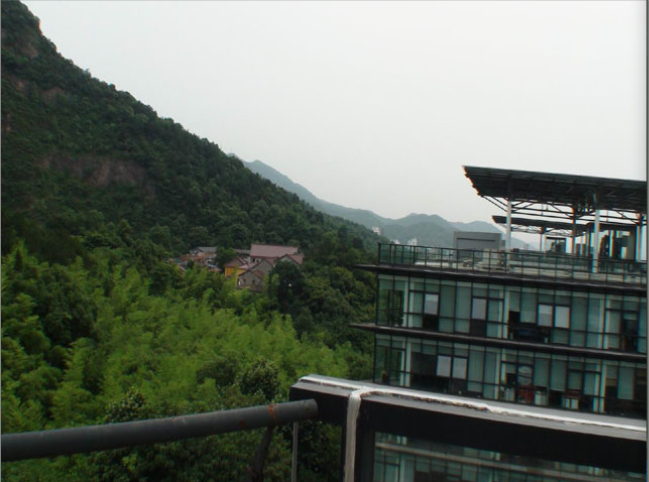
//> input picture BOF/SIFT/SIFT/p2.png, 649 x 482 px
$ ./main   (built with g++ and OpenCV 4, older OpenCV classes emulated)
//> lines starting //> are read from the running program, lines starting //| are printed output that depends on the picture
#include "highgui/highgui.hpp"
#include "opencv2/nonfree/nonfree.hpp"
#include "opencv2/legacy/legacy.hpp"
#include <iostream>

using namespace cv;
using namespace std;
int main()
{
	//读取原图
	Mat srcimg1, srcimg2;
	srcimg1 = imread("p2.png");
//> srcimg1 is the input picture: 482 rows x 649 cols, CV_8UC3; mean B, G, R 104.6, 114.2, 106.6
	srcimg2 = imread("p1.png");
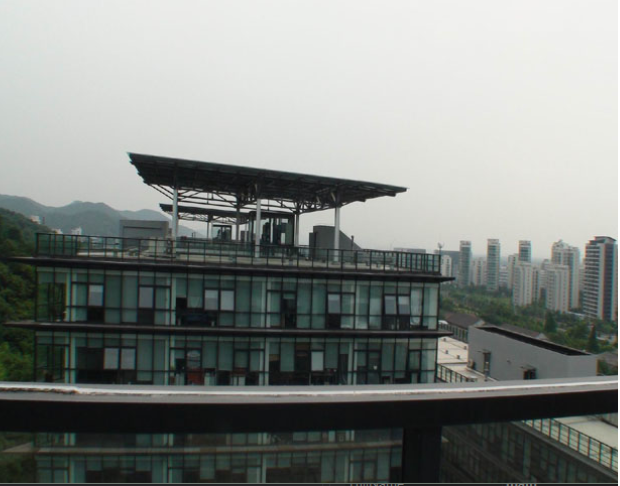
//> input picture BOF/SIFT/SIFT/p1.png, 620 x 486 px
//> srcimg2 is the input picture: 486 rows x 620 cols, CV_8UC3; mean B, G, R 131, 134.5, 130.2

	//灰度转化
	Mat grayimg1, grayimg2;
	cvtColor(srcimg1,grayimg1,CV_RGB2GRAY);
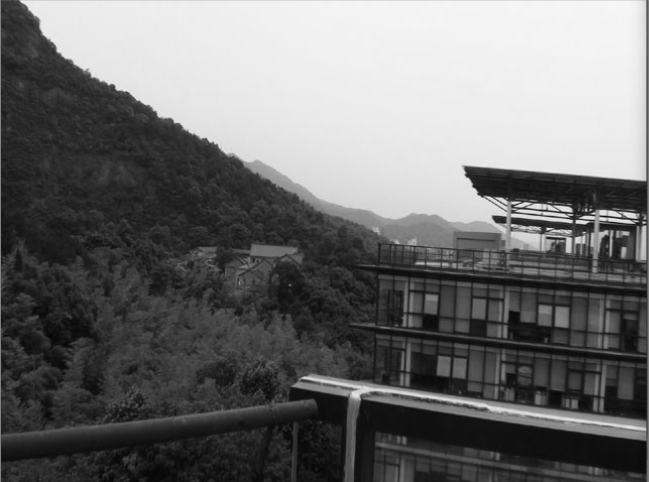
//> grayimg1: 482 rows x 649 cols, CV_8UC1; min 4, max 246, mean 110.4
	cvtColor(srcimg2, grayimg2, CV_RGB2GRAY);

	//提取特征点
	SiftFeatureDetector siftDetector(2000); // 海塞矩阵阈值，在这里调整精度，值越大点越少，越精准
	vector<KeyPoint>keyPoint1, keyPoint2;
	siftDetector.detect(grayimg1,keyPoint1);
//> keyPoint1 = 1235 keypoints; strongest (x, y, size): (487, 181, 21.8), (499, 219, 6.3), (578, 222, 2.8), (570, 221, 2.8)
	siftDetector.detect(grayimg2, keyPoint2);
//> keyPoint2 = 1472 keypoints; strongest (x, y, size): (313, 206, 1.9), (153, 169, 22), (305, 207, 1.9), (215, 217, 1.9)

	//特征点描述
	SiftDescriptorExtractor siftDescriptor;
	Mat imgDesc1,imgDesc2;
	siftDescriptor.compute(grayimg1,keyPoint1,imgDesc1);
	siftDescriptor.compute(grayimg2, keyPoint2, imgDesc2);

	//获取特征点
	FlannBasedMatcher matcher;
	vector<DMatch> matchePoints;
	matcher.match(imgDesc1,imgDesc2,matchePoints,Mat());
//> matchePoints = 1235 matches
	cout << "total match points:" << matchePoints.size() << endl;
//| total match points:1235

	Mat img_match;
	drawMatches(srcimg1,keyPoint1,srcimg2,keyPoint2,matchePoints,img_match);
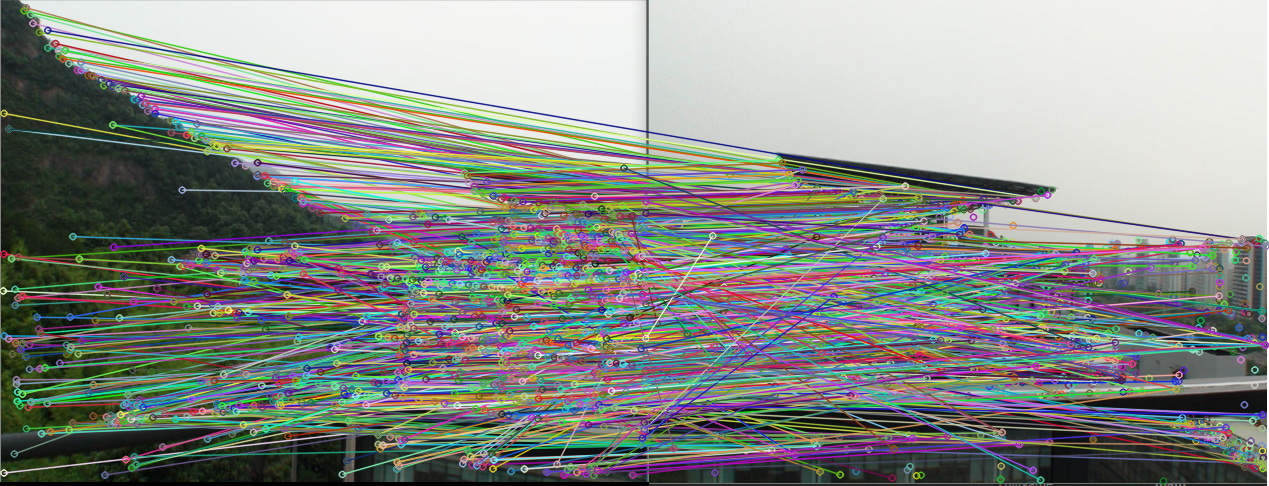
//> img_match: 486 rows x 1269 cols, CV_8UC3; mean B, G, R 136.8, 141.2, 137.4
	imshow("匹配",img_match);
	imwrite("match.jpg",img_match);
	waitKey();
	return 0;
}
